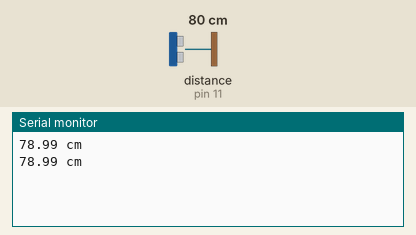
This sketch was run on a simulated Arduino Uno, built with avr-gcc and run on an emulated ATmega328P. Parts: the last lines printed to the serial monitor. Wiring (inferred from the names in the program): ultrasonic range finder: trigger pin 12; echo pin 11. Inputs (shaded band) come from the test bench; at power-on: distance to the obstacle (sensor on pin 11) 80 cm. The echo pulse lasts 58.3 µs per cm.

Above: at 1.8 s.
1.9 s: distance to the obstacle (sensor on pin 11) set to 2 cm
At 2.4 s:
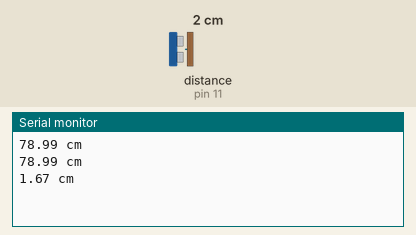
3.4 s: distance to the obstacle (sensor on pin 11) set to 4 cm
At 4.8 s:
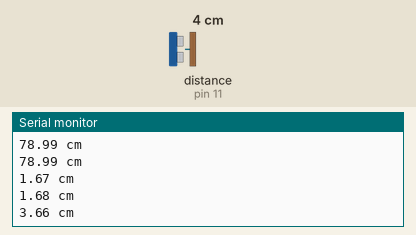
Timing chart, 0 to 6.4 s (numbered marks = the images above; inputs shaded):
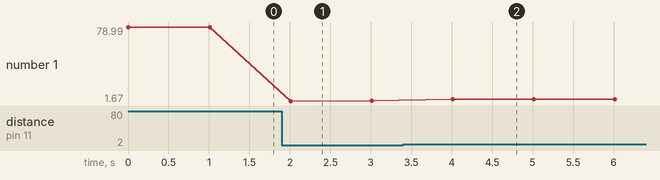

The sketch:

ultrasonic.ino
```cpp
int TrigPin = 12;
int EchoPin = 11;
int duration;
float distance;

void setup() {
    Serial.begin(9600);
    pinMode(TrigPin,OUTPUT);
    pinMode(EchoPin, INPUT);
}

void loop() {
    digitalWrite(TrigPin,LOW);
    delayMicroseconds(2); // Ensure Trig pin is low
    digitalWrite(TrigPin,HIGH);
    delayMicroseconds(10); // 10us pulse sent to Trig
    digitalWrite(TrigPin,LOW);
    duration = pulseIn(EchoPin,HIGH);
    distance = duration /58.82;
    Serial.print(distance);
    Serial.println(" cm");
    delay(1000); //refresh each second
}
```

Measured:
- after the input at 1.9 s, the serial monitor: prints a new line after 0.11 s (image 1)
- after the input at 3.4 s, the serial monitor: prints a new line after 0.61 s (image 2)
- plotted number 1: 78.99 → 1.68 after the input at 1.9 s, 1.68 → 3.66 after the input at 3.4 s
